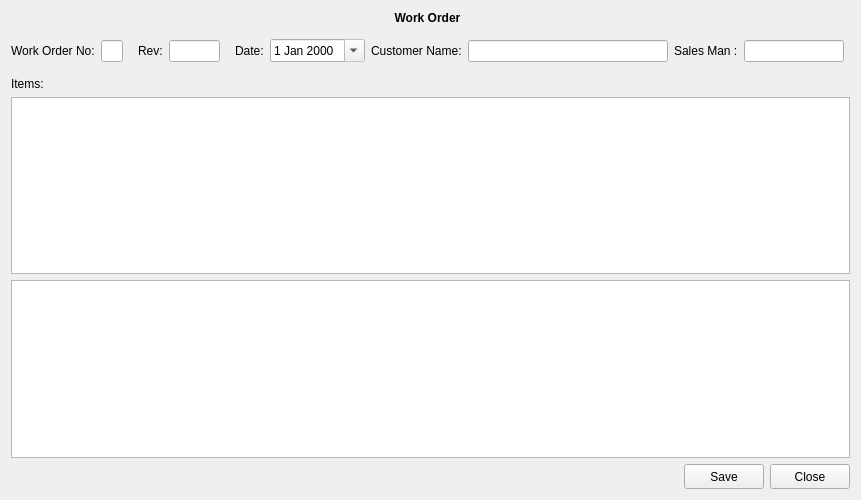
<?xml version="1.0" encoding="UTF-8"?>
<ui version="4.0">
 <class>WorkOrderQuotes</class>
 <widget class="QWidget" name="WorkOrderQuotes">
  <property name="geometry">
   <rect>
    <x>0</x>
    <y>0</y>
    <width>855</width>
    <height>500</height>
   </rect>
  </property>
  <property name="windowTitle">
   <string>Form</string>
  </property>
  <layout class="QGridLayout" name="gridLayout">
   <item row="0" column="0">
    <widget class="QLabel" name="label_2">
     <property name="font">
      <font>
       <pointsize>12</pointsize>
       <weight>75</weight>
       <bold>true</bold>
      </font>
     </property>
     <property name="text">
      <string>&lt;html&gt;&lt;head/&gt;&lt;body&gt;&lt;p&gt;&lt;span style=&quot; font-size:9pt;&quot;&gt;Work Order&lt;/span&gt;&lt;/p&gt;&lt;/body&gt;&lt;/html&gt;</string>
     </property>
     <property name="alignment">
      <set>Qt::AlignCenter</set>
     </property>
    </widget>
   </item>
   <item row="2" column="0">
    <widget class="QLabel" name="label_4">
     <property name="text">
      <string>Items:</string>
     </property>
    </widget>
   </item>
   <item row="1" column="0">
    <layout class="QHBoxLayout" name="horizontalLayout">
     <item>
      <widget class="QLabel" name="label">
       <property name="text">
        <string>Work Order No:</string>
       </property>
      </widget>
     </item>
     <item>
      <widget class="QLineEdit" name="voucherNumber">
       <property name="maximumSize">
        <size>
         <width>100</width>
         <height>16777215</height>
        </size>
       </property>
      </widget>
     </item>
     <item>
      <widget class="QWidget" name="revWidget" native="true">
       <property name="minimumSize">
        <size>
         <width>100</width>
         <height>0</height>
        </size>
       </property>
       <layout class="QHBoxLayout" name="horizontalLayout_5">
        <item>
         <widget class="QLabel" name="label_5">
          <property name="sizePolicy">
           <sizepolicy hsizetype="Maximum" vsizetype="Preferred">
            <horstretch>0</horstretch>
            <verstretch>0</verstretch>
           </sizepolicy>
          </property>
          <property name="text">
           <string>Rev:</string>
          </property>
         </widget>
        </item>
        <item>
         <widget class="QLineEdit" name="revisionNumber">
          <property name="maximumSize">
           <size>
            <width>100</width>
            <height>16777215</height>
           </size>
          </property>
          <property name="readOnly">
           <bool>true</bool>
          </property>
         </widget>
        </item>
       </layout>
      </widget>
     </item>
     <item>
      <widget class="QLabel" name="label_3">
       <property name="text">
        <string>Date:</string>
       </property>
      </widget>
     </item>
     <item>
      <widget class="QDateEdit" name="dateEdit">
       <property name="readOnly">
        <bool>true</bool>
       </property>
       <property name="calendarPopup">
        <bool>true</bool>
       </property>
      </widget>
     </item>
     <item>
      <widget class="QLabel" name="label_6">
       <property name="text">
        <string>Customer Name:</string>
       </property>
      </widget>
     </item>
     <item>
      <widget class="QLineEdit" name="customerNameLineEdit">
       <property name="minimumSize">
        <size>
         <width>200</width>
         <height>0</height>
        </size>
       </property>
       <property name="maximumSize">
        <size>
         <width>100</width>
         <height>16777215</height>
        </size>
       </property>
      </widget>
     </item>
     <item>
      <spacer name="horizontalSpacer_2">
       <property name="orientation">
        <enum>Qt::Horizontal</enum>
       </property>
       <property name="sizeHint" stdset="0">
        <size>
         <width>40</width>
         <height>20</height>
        </size>
       </property>
      </spacer>
     </item>
     <item>
      <widget class="QLabel" name="label_7">
       <property name="text">
        <string>Sales Man :</string>
       </property>
      </widget>
     </item>
     <item>
      <widget class="QLineEdit" name="salesMan">
       <property name="minimumSize">
        <size>
         <width>100</width>
         <height>0</height>
        </size>
       </property>
       <property name="maximumSize">
        <size>
         <width>100</width>
         <height>16777215</height>
        </size>
       </property>
      </widget>
     </item>
    </layout>
   </item>
   <item row="1" column="1">
    <layout class="QHBoxLayout" name="extrasLayout"/>
   </item>
   <item row="3" column="0" colspan="2">
    <widget class="QTableWidget" name="tableWidget"/>
   </item>
   <item row="5" column="0" colspan="2">
    <layout class="QHBoxLayout" name="horizontalLayout_2">
     <item>
      <spacer name="horizontalSpacer">
       <property name="orientation">
        <enum>Qt::Horizontal</enum>
       </property>
       <property name="sizeHint" stdset="0">
        <size>
         <width>40</width>
         <height>20</height>
        </size>
       </property>
      </spacer>
     </item>
     <item>
      <widget class="QPushButton" name="save">
       <property name="minimumSize">
        <size>
         <width>0</width>
         <height>25</height>
        </size>
       </property>
       <property name="text">
        <string>Save</string>
       </property>
      </widget>
     </item>
     <item>
      <widget class="QPushButton" name="cancelButton">
       <property name="minimumSize">
        <size>
         <width>0</width>
         <height>25</height>
        </size>
       </property>
       <property name="text">
        <string>Close</string>
       </property>
      </widget>
     </item>
    </layout>
   </item>
   <item row="4" column="0" colspan="2">
    <widget class="QTableWidget" name="ReadyMadeTableWidget">
     <property name="selectionBehavior">
      <enum>QAbstractItemView::SelectRows</enum>
     </property>
    </widget>
   </item>
  </layout>
  <zorder>label_2</zorder>
  <zorder>tableWidget</zorder>
  <zorder>label_4</zorder>
  <zorder>ReadyMadeTableWidget</zorder>
 </widget>
 <resources/>
 <connections/>
</ui>
